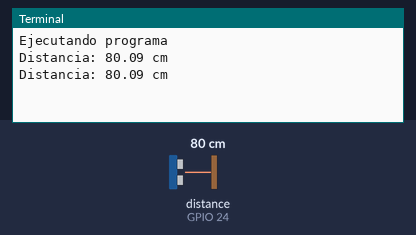
A program run on a simulated Raspberry Pi (BCM pin numbers). Parts: the last lines printed to the terminal. The inputs (shaded band) are chosen by the test bench; at power-on: distance to the obstacle (sensor on GPIO 24) 80 cm. The echo pulse lasts 58.3 µs per cm; the clock reads 2024-03-15 10:24:30 at power-on unless the program sets it.

Above: at 1.2 s.
1.3 s: distance to the obstacle (sensor on GPIO 24) set to 2 cm
At 2.6 s:
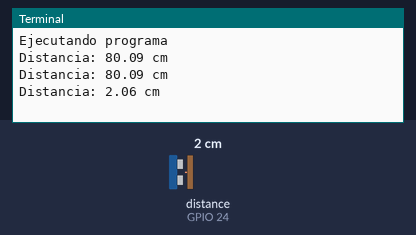
2.8 s: distance to the obstacle (sensor on GPIO 24) set to 4 cm
At 3.4 s:
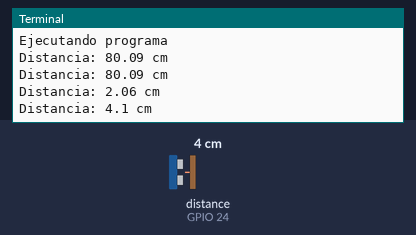
Timing chart, 0 to 5.8 s (numbered marks = the images above; inputs shaded):
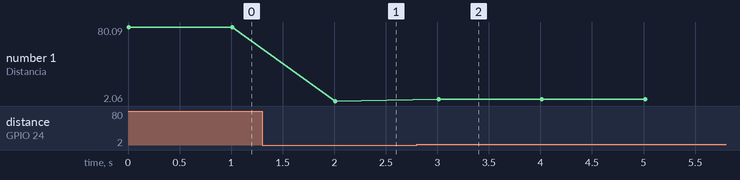

Measured:
- after the input at 1.3 s, the terminal: prints a new line after 0.71 s (image 1)
- after the input at 2.8 s, the terminal: prints a new line after 0.21 s (image 2)
- plotted number 1: 80.09 → 2.06 after the input at 1.3 s, 2.06 → 4.1 after the input at 2.8 s

The program:

sensor_hc_sr04.py
```python
import RPi.GPIO as GPIO
import time

# Configuración de pines
TRIG_PIN = 23
ECHO_PIN = 24

def setup():
    # Configuración de los pines
    GPIO.setmode(GPIO.BCM)
    GPIO.setup(TRIG_PIN, GPIO.OUT)
    GPIO.setup(ECHO_PIN, GPIO.IN)

def get_distance():
    # Envía un pulso corto para activar el sensor
    GPIO.output(TRIG_PIN, GPIO.HIGH)
    time.sleep(0.00001)
    GPIO.output(TRIG_PIN, GPIO.LOW)

    # Espera a que el sensor responda
    while GPIO.input(ECHO_PIN) == 0:
        pulse_start = time.time()

    while GPIO.input(ECHO_PIN) == 1:
        pulse_end = time.time()

    # Calcula la duración del pulso y calcula la distancia
    pulse_duration = pulse_end - pulse_start
    distance = pulse_duration * 17150  # La velocidad del sonido es aproximadamente 343 metros/segundo

    return round(distance, 2)

def cleanup():
    GPIO.cleanup()

if __name__ == "__main__":
    print("Ejecutando programa")
    try:
        setup()
        while True:
            distance = get_distance()
            print(f"Distancia: {distance} cm")
            time.sleep(1)

    except KeyboardInterrupt:
        print("Programa interrumpido por el usuario")
    finally:
        cleanup()
```
